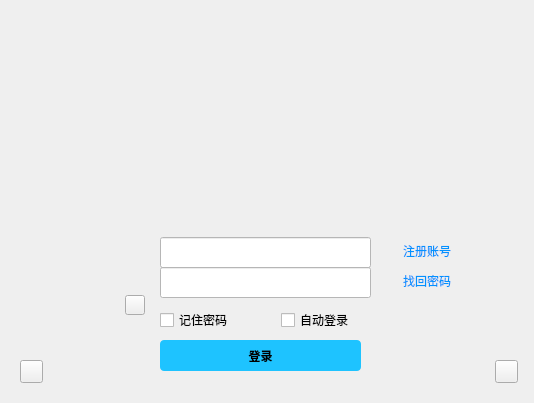
<?xml version="1.0" encoding="UTF-8"?>
<ui version="4.0">
 <class>Dialog</class>
 <widget class="QDialog" name="Dialog">
  <property name="geometry">
   <rect>
    <x>0</x>
    <y>0</y>
    <width>534</width>
    <height>403</height>
   </rect>
  </property>
  <property name="windowTitle">
   <string>Dialog</string>
  </property>
  <property name="styleSheet">
   <string notr="true">QDialog{
	border-radius:10px;
}</string>
  </property>
  <property name="modal">
   <bool>false</bool>
  </property>
  <widget class="QLineEdit" name="usernameEdit">
   <property name="geometry">
    <rect>
     <x>160</x>
     <y>237</y>
     <width>211</width>
     <height>31</height>
    </rect>
   </property>
   <property name="styleSheet">
    <string notr="true">QLineEdit{
	background-color: rgb(255, 255, 255);
}
QLineEdit:hover{
	border-color: rgb(47, 32, 255);
}
</string>
   </property>
  </widget>
  <widget class="QLineEdit" name="passwordEdit">
   <property name="geometry">
    <rect>
     <x>160</x>
     <y>267</y>
     <width>211</width>
     <height>31</height>
    </rect>
   </property>
   <property name="styleSheet">
    <string notr="true">QLineEdit{
	background-color: rgb(255, 255, 255);
}
QLineEdit:hover{
	border-color: rgb(47, 32, 255);
}
</string>
   </property>
  </widget>
  <widget class="QPushButton" name="pushButtonRegister">
   <property name="geometry">
    <rect>
     <x>387</x>
     <y>239</y>
     <width>80</width>
     <height>23</height>
    </rect>
   </property>
   <property name="font">
    <font>
     <family>SimSun-ExtB</family>
    </font>
   </property>
   <property name="styleSheet">
    <string notr="true">QPushButton{
	color: rgb(3, 146, 255);
}
QPushuButton:hover{
	font: 9pt &quot;SimSun-ExtB&quot;;
	text-decoration: underline;
}</string>
   </property>
   <property name="text">
    <string>注册账号</string>
   </property>
   <property name="flat">
    <bool>true</bool>
   </property>
  </widget>
  <widget class="QPushButton" name="pushButtonForgetPassword">
   <property name="geometry">
    <rect>
     <x>387</x>
     <y>269</y>
     <width>80</width>
     <height>23</height>
    </rect>
   </property>
   <property name="styleSheet">
    <string notr="true">QPushButton{
	
	color: rgb(3, 146, 255);
}</string>
   </property>
   <property name="text">
    <string>找回密码</string>
   </property>
   <property name="flat">
    <bool>true</bool>
   </property>
  </widget>
  <widget class="QCheckBox" name="rememberPsd">
   <property name="geometry">
    <rect>
     <x>160</x>
     <y>310</y>
     <width>85</width>
     <height>20</height>
    </rect>
   </property>
   <property name="text">
    <string>记住密码</string>
   </property>
  </widget>
  <widget class="QCheckBox" name="autoLogin">
   <property name="geometry">
    <rect>
     <x>281</x>
     <y>310</y>
     <width>85</width>
     <height>20</height>
    </rect>
   </property>
   <property name="text">
    <string>自动登录</string>
   </property>
  </widget>
  <widget class="QPushButton" name="pushButton">
   <property name="geometry">
    <rect>
     <x>160</x>
     <y>340</y>
     <width>201</width>
     <height>31</height>
    </rect>
   </property>
   <property name="font">
    <font>
     <weight>75</weight>
     <bold>true</bold>
    </font>
   </property>
   <property name="styleSheet">
    <string notr="true">QPushButton:pressed{
	
	background-color: rgb(6, 118, 255);
}
QPushButton:hover{
	
	background-color: rgb(7, 181, 255);
}
QPushButton{
	
	background-color: rgb(30, 195, 255);
	border-radius:4px;
}</string>
   </property>
   <property name="text">
    <string>登录</string>
   </property>
   <property name="flat">
    <bool>false</bool>
   </property>
  </widget>
  <widget class="QPushButton" name="pushButtonFlicker">
   <property name="geometry">
    <rect>
     <x>495</x>
     <y>360</y>
     <width>23</width>
     <height>23</height>
    </rect>
   </property>
   <property name="text">
    <string/>
   </property>
   <property name="iconSize">
    <size>
     <width>25</width>
     <height>25</height>
    </size>
   </property>
  </widget>
  <widget class="QPushButton" name="moreAccountLogin">
   <property name="geometry">
    <rect>
     <x>20</x>
     <y>360</y>
     <width>23</width>
     <height>23</height>
    </rect>
   </property>
   <property name="text">
    <string/>
   </property>
   <property name="iconSize">
    <size>
     <width>25</width>
     <height>25</height>
    </size>
   </property>
  </widget>
  <widget class="QPushButton" name="loginState">
   <property name="geometry">
    <rect>
     <x>125</x>
     <y>295</y>
     <width>20</width>
     <height>20</height>
    </rect>
   </property>
   <property name="text">
    <string/>
   </property>
   <property name="iconSize">
    <size>
     <width>25</width>
     <height>25</height>
    </size>
   </property>
  </widget>
  <widget class="QLabel" name="userHead">
   <property name="geometry">
    <rect>
     <x>50</x>
     <y>230</y>
     <width>91</width>
     <height>81</height>
    </rect>
   </property>
   <property name="text">
    <string/>
   </property>
  </widget>
 </widget>
 <resources/>
 <connections/>
</ui>
